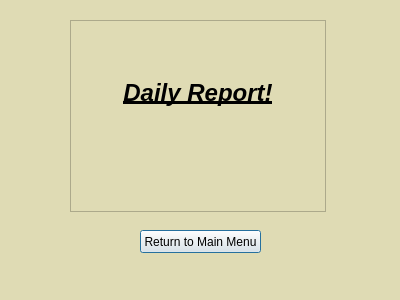
<?xml version="1.0" encoding="UTF-8"?>
<ui version="4.0">
 <class>generatedDailyReport</class>
 <widget class="QDialog" name="generatedDailyReport">
  <property name="geometry">
   <rect>
    <x>0</x>
    <y>0</y>
    <width>400</width>
    <height>300</height>
   </rect>
  </property>
  <property name="palette">
   <palette>
    <active>
     <colorrole role="Base">
      <brush brushstyle="SolidPattern">
       <color alpha="255">
        <red>255</red>
        <green>255</green>
        <blue>255</blue>
       </color>
      </brush>
     </colorrole>
     <colorrole role="Window">
      <brush brushstyle="SolidPattern">
       <color alpha="255">
        <red>223</red>
        <green>219</green>
        <blue>180</blue>
       </color>
      </brush>
     </colorrole>
    </active>
    <inactive>
     <colorrole role="Base">
      <brush brushstyle="SolidPattern">
       <color alpha="255">
        <red>255</red>
        <green>255</green>
        <blue>255</blue>
       </color>
      </brush>
     </colorrole>
     <colorrole role="Window">
      <brush brushstyle="SolidPattern">
       <color alpha="255">
        <red>223</red>
        <green>219</green>
        <blue>180</blue>
       </color>
      </brush>
     </colorrole>
    </inactive>
    <disabled>
     <colorrole role="Base">
      <brush brushstyle="SolidPattern">
       <color alpha="255">
        <red>223</red>
        <green>219</green>
        <blue>180</blue>
       </color>
      </brush>
     </colorrole>
     <colorrole role="Window">
      <brush brushstyle="SolidPattern">
       <color alpha="255">
        <red>223</red>
        <green>219</green>
        <blue>180</blue>
       </color>
      </brush>
     </colorrole>
    </disabled>
   </palette>
  </property>
  <property name="windowTitle">
   <string>Dialog</string>
  </property>
  <widget class="QPushButton" name="pushButton">
   <property name="geometry">
    <rect>
     <x>140</x>
     <y>230</y>
     <width>121</width>
     <height>23</height>
    </rect>
   </property>
   <property name="text">
    <string>Return to Main Menu</string>
   </property>
  </widget>
  <widget class="QLabel" name="label">
   <property name="geometry">
    <rect>
     <x>0</x>
     <y>230</y>
     <width>71</width>
     <height>81</height>
    </rect>
   </property>
   <property name="text">
    <string/>
   </property>
   <property name="pixmap">
    <pixmap>../../Desktop/TeamDirtSolo.png</pixmap>
   </property>
   <property name="scaledContents">
    <bool>true</bool>
   </property>
  </widget>
  <widget class="QTextBrowser" name="textBrowser">
   <property name="geometry">
    <rect>
     <x>70</x>
     <y>20</y>
     <width>256</width>
     <height>192</height>
    </rect>
   </property>
   <property name="palette">
    <palette>
     <active>
      <colorrole role="Base">
       <brush brushstyle="SolidPattern">
        <color alpha="255">
         <red>223</red>
         <green>219</green>
         <blue>180</blue>
        </color>
       </brush>
      </colorrole>
     </active>
     <inactive>
      <colorrole role="Base">
       <brush brushstyle="SolidPattern">
        <color alpha="255">
         <red>223</red>
         <green>219</green>
         <blue>180</blue>
        </color>
       </brush>
      </colorrole>
     </inactive>
     <disabled>
      <colorrole role="Base">
       <brush brushstyle="SolidPattern">
        <color alpha="255">
         <red>223</red>
         <green>219</green>
         <blue>180</blue>
        </color>
       </brush>
      </colorrole>
     </disabled>
    </palette>
   </property>
   <property name="html">
    <string>&lt;!DOCTYPE HTML PUBLIC &quot;-//W3C//DTD HTML 4.0//EN&quot; &quot;http://www.w3.org/TR/REC-html40/strict.dtd&quot;&gt;
&lt;html&gt;&lt;head&gt;&lt;meta name=&quot;qrichtext&quot; content=&quot;1&quot; /&gt;&lt;style type=&quot;text/css&quot;&gt;
p, li { white-space: pre-wrap; }
&lt;/style&gt;&lt;/head&gt;&lt;body style=&quot; font-family:'MS Shell Dlg 2'; font-size:8.25pt; font-weight:400; font-style:normal;&quot;&gt;
&lt;p align=&quot;center&quot; style=&quot;-qt-paragraph-type:empty; margin-top:0px; margin-bottom:0px; margin-left:0px; margin-right:0px; -qt-block-indent:0; text-indent:0px;&quot;&gt;&lt;br /&gt;&lt;/p&gt;
&lt;p align=&quot;center&quot; style=&quot;-qt-paragraph-type:empty; margin-top:0px; margin-bottom:0px; margin-left:0px; margin-right:0px; -qt-block-indent:0; text-indent:0px; font-size:18pt; font-weight:600; font-style:italic; text-decoration: underline;&quot;&gt;&lt;br /&gt;&lt;/p&gt;
&lt;p align=&quot;center&quot; style=&quot;-qt-paragraph-type:empty; margin-top:0px; margin-bottom:0px; margin-left:0px; margin-right:0px; -qt-block-indent:0; text-indent:0px;&quot;&gt;&lt;br /&gt;&lt;/p&gt;
&lt;p align=&quot;center&quot; style=&quot; margin-top:0px; margin-bottom:0px; margin-left:0px; margin-right:0px; -qt-block-indent:0; text-indent:0px;&quot;&gt;&lt;span style=&quot; font-size:18pt; font-weight:600; font-style:italic; text-decoration: underline;&quot;&gt;Daily Report!&lt;/span&gt;&lt;/p&gt;
&lt;p align=&quot;center&quot; style=&quot;-qt-paragraph-type:empty; margin-top:0px; margin-bottom:0px; margin-left:0px; margin-right:0px; -qt-block-indent:0; text-indent:0px; font-size:18pt; font-weight:600; font-style:italic; text-decoration: underline;&quot;&gt;&lt;br /&gt;&lt;/p&gt;&lt;/body&gt;&lt;/html&gt;</string>
   </property>
  </widget>
 </widget>
 <resources/>
 <connections/>
</ui>
